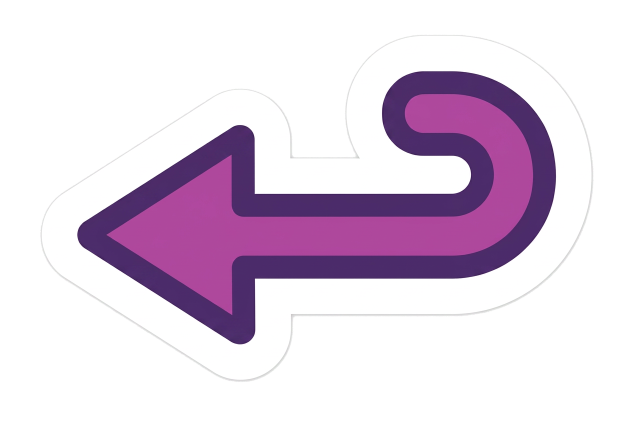
#> input picture Images/Stickers/Return.png, 1264 x 848 px, found by its file name (shown at 1/2 size)
$ python extract_return_icon.py
#> lines starting #> are read from the running program, lines starting #| are printed output that depends on the picture; after the words box and inside, x2 and y2 are one past the last pixel; in counts of white or black regions, pixels touching at a corner belong together
#!/usr/bin/env python3
"""Extract the return-arrow sticker from Images/Stickers/Return.png.

First authored for AudioNode's loop-off toggle (direct playback, no loop),
the sticker ended up reused across the app as a general-purpose return /
back-arrow symbol. The source already carries its own alpha channel, so
the pipeline reduces to: largest-component cleanup → white-matte defringe
on semi-transparent edges → square + 1024 resize → PNG + multi-res ICO.
"""
from PIL import Image
import numpy as np
from scipy.ndimage import label

src = Image.open("Images/Stickers/Return.png").convert("RGBA")
#> src is the input picture: PIL image 1264x848 RGBA; mean R, G, B, A 223.9, 209.2, 225.7, 113.2
arr = np.array(src, dtype=np.float32)
r, g, b, a = arr[:, :, 0], arr[:, :, 1], arr[:, :, 2], arr[:, :, 3]
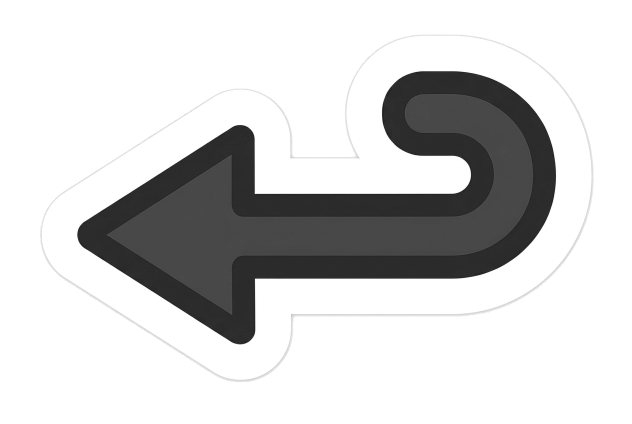
#> g: shape (848, 1264) float32 (shown at 1/2 size); min 18, max 255, mean 209.2
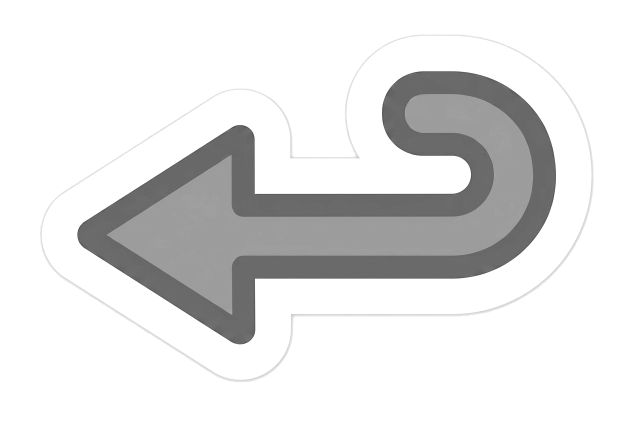
#> b: shape (848, 1264) float32 (shown at 1/2 size); min 65, max 255, mean 225.7

# ── Keep largest connected component (kills stray dots) ──────────────
alpha_mask = a > 0
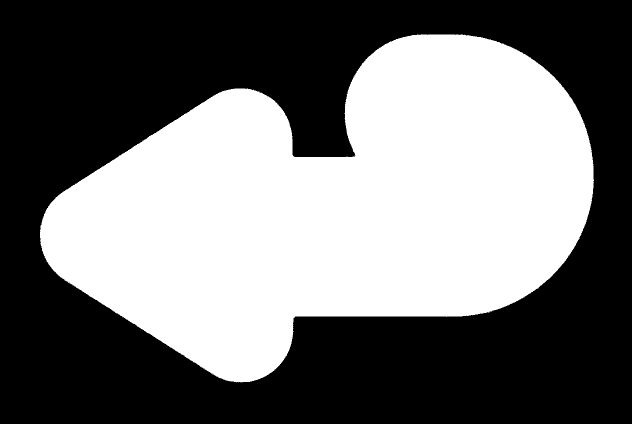
#> alpha_mask: shape (848, 1264) bool (shown at 1/2 size); 44.6% white; 1 white region, box (x1, y1, x2, y2) and area: (80, 69, 1188, 765) 477919
labeled, n = label(alpha_mask)
#> n = 1
if n > 0:
    sizes = np.bincount(labeled.ravel())
#> sizes = [593953, 477919]
    sizes[0] = 0
    biggest = sizes.argmax()
#> biggest = 1
    a[labeled != biggest] = 0
    arr[:, :, 3] = a

# ── Defringe against white matte ─────────────────────────────────────
# Anti-aliased edge pixels carry baked-in white from the source matte.
# Reverse the compositing math:  actual = (observed - 255*(1-α)) / α.
# Solid interior pixels (α=255) are left alone.
alpha_norm = np.clip(a / 255.0, 0.001, 1.0)
semi_transparent = (a > 0) & (a < 250)
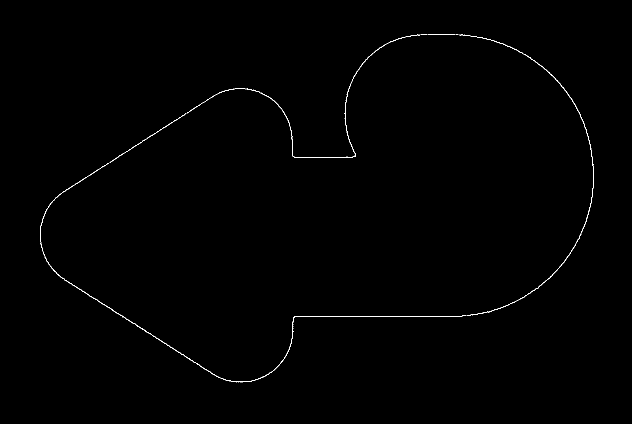
#> semi_transparent: shape (848, 1264) bool (shown at 1/2 size); 0.36% white in thin lines or dots, all inside (x1, y1, x2, y2) = (80, 69, 1188, 765)
for ch in range(3):
    original = arr[:, :, ch]
    decontaminated = (original - 255.0 * (1.0 - alpha_norm)) / alpha_norm
    arr[:, :, ch] = np.where(semi_transparent, np.clip(decontaminated, 0, 255), original)

result = Image.fromarray(arr.astype(np.uint8))

# Trim transparent edges
bbox = result.getbbox()
#> bbox = (80, 69, 1188, 765)
if bbox:
    result = result.crop(bbox)
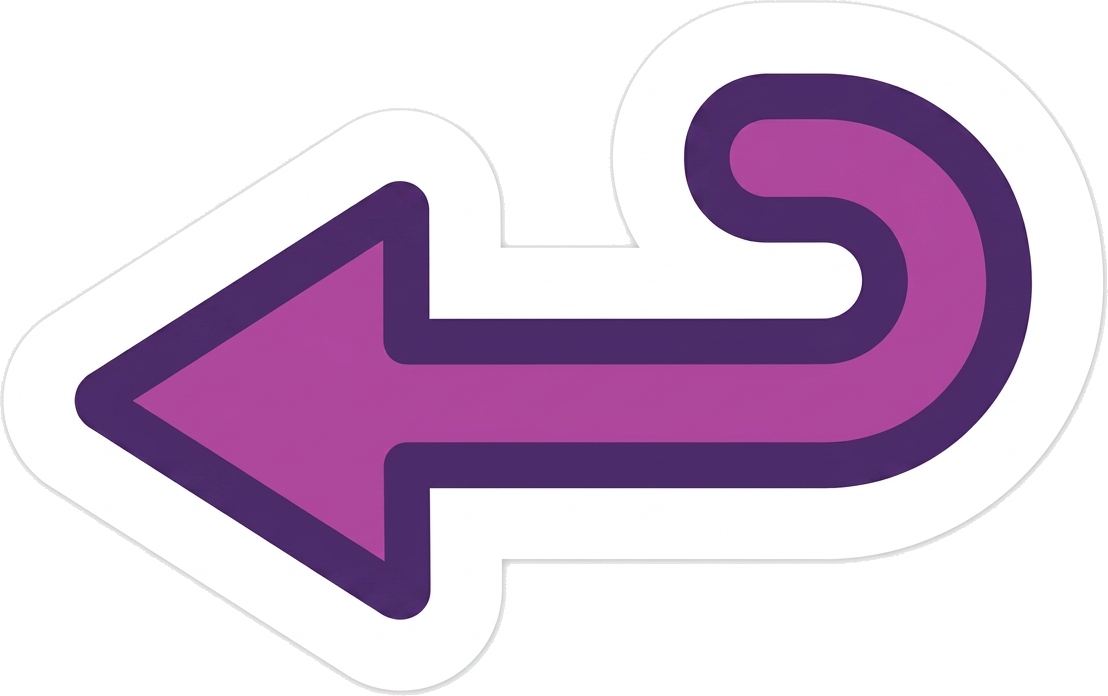
#> result: PIL image 1108x696 RGBA; mean R, G, B, A 211.5, 191.1, 214, 157.3; transparent parts drawn white

# Square with slight padding
cw, ch_px = result.size
#> cw = 1108; ch_px = 696
side = int(max(cw, ch_px) * 1.1)
#> side = 1218
square = Image.new("RGBA", (side, side), (0, 0, 0, 0))
#> square: PIL image 1218x1218 RGBA; every value is 0
square.paste(result, ((side - cw) // 2, (side - ch_px) // 2))
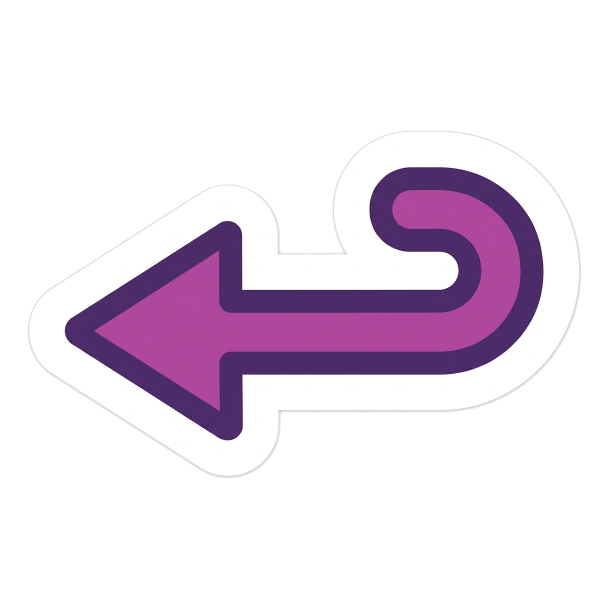
#> square: PIL image 1218x1218 RGBA (shown at 1/2 size); mean R, G, B, A 110, 99.4, 111.3, 81.8; transparent parts drawn white

# Resize to 1024
out = square.resize((1024, 1024), Image.LANCZOS)
out.save("icons/returnIconic.png")

# Verify: composite on dark node background
dark_bg = Image.new("RGBA", (1024, 1024), (45, 52, 54, 255))
dark_bg.paste(out, (0, 0), out)
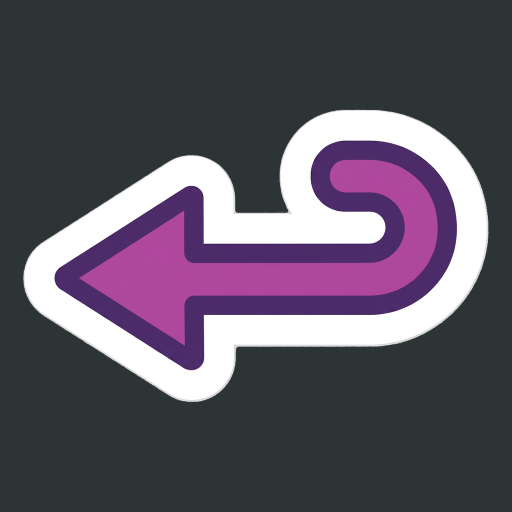
#> dark_bg: PIL image 1024x1024 RGBA (shown at 1/2 size); mean R, G, B, A 89.9, 84, 97.3, 254.8; transparent parts drawn white
dark_bg.save("Documents/Data/Icon Pipeline/_verify_return_dark.png")

# Multi-resolution ICO
sizes = [16, 24, 32, 48, 64, 128, 256]
out.save("icons/returnIconic.ico", format="ICO", sizes=[(s, s) for s in sizes])
print(f"Extracted return sticker {cw}x{ch_px} -> 1024x1024 png + ico")
#| Extracted return sticker 1108x696 -> 1024x1024 png + ico
